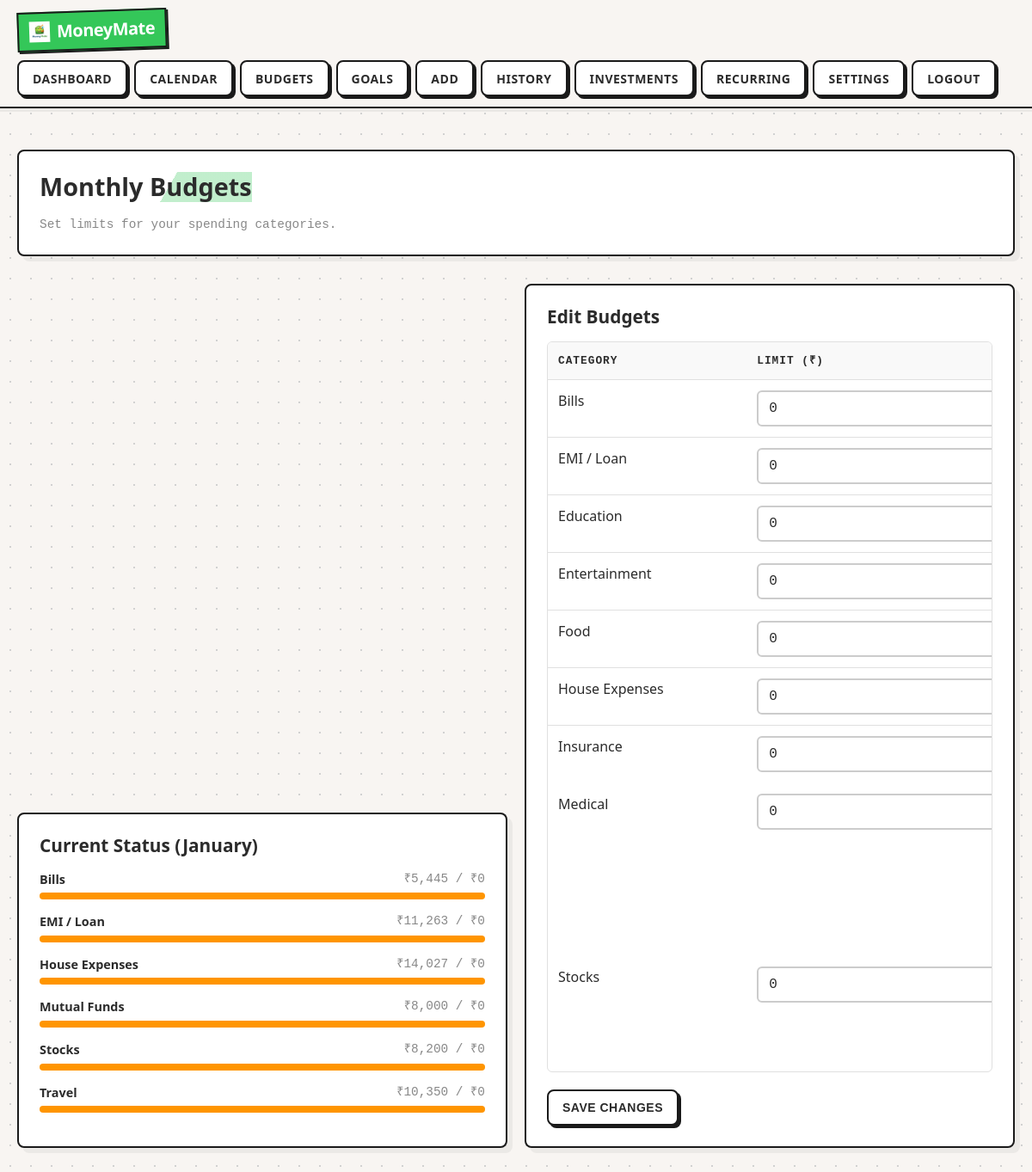
/budgets.php (signed in), run on the app's committed database.
### tables this page shows
CREATE TABLE categories(
  id INTEGER PRIMARY KEY AUTOINCREMENT,
  name TEXT NOT NULL UNIQUE,
  kind TEXT NOT NULL CHECK(kind IN ('income','expense','both')) DEFAULT 'expense'
);

### app/finance.php (called while the page is built, shortened)
<?php
function get_budget_status(int $userId): array {
    $pdo = db();
    $monthStart = date('Y-m-01');
    $monthEnd = date('Y-m-t');
    $sql = "SELECT c.id, c.name, COALESCE(b.amount, 0) as budget
            FROM categories c
            LEFT JOIN budgets b ON b.category_id = c.id AND b.user_id = ?
            WHERE c.kind = 'expense'
            ORDER BY b.amount DESC, c.name ASC";
    $cats = $pdo->prepare($sql);
    $cats->execute([$userId]);
    $result = [];
    $spentSql = "SELECT category_id, SUM(amount) as total
                 FROM transactions
                 WHERE user_id = ? AND tx_type = 'expense'
                 AND tx_date BETWEEN ? AND ?
                 GROUP BY category_id";
    $spentStmt = $pdo->prepare($spentSql);
    $spentStmt->execute([$userId, $monthStart, $monthEnd]);
    $spending = $spentStmt->fetchAll(PDO::FETCH_KEY_PAIR);
    while($row = $cats->fetch()){
        $spent = $spending[$row['id']] ?? 0;
        $budget = (float)$row['budget'];
        if($budget > 0 || $spent > 0) {
            $pct = ($budget > 0) ? ($spent / $budget) * 100 : ($spent > 0 ? 100 : 0);
            $result[] = [
                'name' => $row['name'],
                'budget' => $budget,
                'spent' => $spent,
                'pct' => $pct,
                'id' => $row['id']
            ];
        }
    }
    return $result;
}

### app/auth.php (called while the page is built, shortened)
<?php
function h(string $s): string { return htmlspecialchars($s, ENT_QUOTES, 'UTF-8'); }

### budgets.php (the view, shortened to what this page needs)
<?php
require_once __DIR__ . '/app/layout.php';
require_once __DIR__ . '/app/finance.php';
$user = require_login();
$pdo = db();
$status = get_budget_status($user['id']);
$cats = $pdo->prepare("SELECT c.id, c.name, b.amount FROM categories c
                       LEFT JOIN budgets b ON b.category_id = c.id AND b.user_id = ?
                       WHERE c.kind = 'expense' ORDER BY c.name");
$cats->execute([$user['id']]);
$allCats = $cats->fetchAll();
?>
<div class="card">
    <h1>Monthly Budgets</h1>
    <div class="muted">Set limits for your spending categories.</div>
</div>
<div class="grid">
    <div class="col-6">
        <div class="card">
            <h2>Current Status (<?php echo date('F'); ?>)</h2>
            <?php foreach($status as $s):
                $color = $s['pct'] > 100 ? '#ff3b30' : ($s['pct'] > 75 ? '#ff9500' : '#34c759');
            ?>
            <div style="margin-bottom: 15px;">
                <div style="display:flex; justify-content:space-between; font-size:0.9rem; margin-bottom:5px;">
                    <strong><?php echo h($s['name']); ?></strong>
                    <span class="muted">₹<?php echo number_format($s['spent']); ?> / ₹<?php echo number_format($s['budget']); ?></span>
                </div>
                <div style="height:8px; background:#eee; border-radius:4px; overflow:hidden;">
                    <div style="height:100%; background:<?php echo $color; ?>; width:<?php echo min($s['pct'], 100); ?>%"></div>
                </div>
            </div>
            <?php endforeach; ?>
        </div>
    </div>
    <div class="col-6">
        <div class="card">
            <h2>Edit Budgets</h2>
            <form method="post">
                <div class="table-scroll">
                    <table>
                        <thead><tr><th>Category</th><th>Limit (₹)</th></tr></thead>
                        <tbody>
                            <?php foreach($allCats as $c): ?>
                            <tr>
                                <td><?php echo h($c['name']); ?></td>
                                <td><input type="number" name="budget[<?php echo $c['id']; ?>]" value="<?php echo (float)$c['amount']; ?>" placeholder="0"></td>
                            </tr>
                            <?php endforeach; ?>
                        </tbody>
                    </table>
                </div>
                <button class="btn" type="submit" style="margin-top:10px;">Save Changes</button>
            </form>
        </div>
    </div>
</div>

### assets/style.css (style rules this page uses)
:root { --bg: #f8f5f2; --card-bg: #ffffff; --text: #2b2b2b; --muted: #888888; --accent: #ff3b30; --accent-green: #34c759; --accent-blue: #007aff; --line-color: #e0e0e0; --border-color: #1a1a1a; --font-body: system-ui, -apple-system, sans-serif; --font-mono: 'Courier New', Courier, monospace; }
* { box-sizing: border-box; }
body { margin: 0; font-family: var(--font-body); background-color: var(--bg); background-image: radial-gradient(#d1d1d1 1px, transparent 1px); background-size: 24px 24px; color: var(--text); line-height: 1.5; padding-bottom: 80px; -webkit-font-smoothing: antialiased; }
.btn { display: inline-flex; align-items: center; justify-content: center; gap: 6px; height: 42px; padding: 0 16px; border: 2px solid var(--border-color); background: white; color: var(--text); font-weight: 700; font-size: 14px; border-radius: 8px; cursor: pointer; box-shadow: 3px 3px 0 var(--border-color); text-transform: uppercase; letter-spacing: 0.5px; transition: transform 0.1s; white-space: nowrap; vertical-align: middle; text-decoration: none; }
.card { background: var(--card-bg); border: 2px solid var(--border-color); border-radius: 8px; padding: 24px; margin: 16px 0; box-shadow: 6px 6px 0 rgba(0,0,0,0.05); }
h1, h2, h3 { margin: 0 0 16px 0; font-weight: 800; line-height: 1.2; }
h1 { font-size: 1.8rem; background: linear-gradient(120deg, transparent 0%, transparent 60%, rgba(52, 199, 89, 0.3) 60%, rgba(52, 199, 89, 0.3) 100%); display: inline-block; }
h2 { font-size: 1.3rem; }
.muted { color: var(--muted); font-size: 0.9rem; font-family: var(--font-mono); }
.grid { display: grid; grid-template-columns: repeat(12, 1fr); gap: 20px; align-items: end; }
[class*="col-"] { grid-column: span 12; }
@media (min-width: 700px) { .col-6 { grid-column: span 6; } }
@media (min-width: 1000px) { .col-6 { grid-column:span 6 } }
input, select, textarea { width: 100%; height: 42px; padding: 8px 12px; border-radius: 6px; border: 2px solid #ccc; background: white; color: var(--text); outline: none; font-family: var(--font-mono); font-size: 1rem; transition: border 0.2s; vertical-align: middle; }
.table-scroll { overflow-x: auto; -webkit-overflow-scrolling: touch; margin-bottom: 10px; border: 1px solid var(--line-color); border-radius: 6px; }
table { width: 100%; border-collapse: collapse; min-width: 600px; }
th, td { padding: 12px; border-bottom: 1px solid var(--line-color); text-align: left; vertical-align: top; }
th { font-family: var(--font-mono); text-transform: uppercase; font-size: 0.8rem; font-weight: 700; letter-spacing: 1px; background: #f9f9f9; }

### data on the page
categories: name "Bills", spent "5,445", budget "0", min($s['pct'], 100) 100 (drawn), amount "0"
categories: name "EMI / Loan", spent "11,263", budget "0", min($s['pct'], 100) 100 (drawn), amount "0"
categories: name "House Expenses", spent "14,027", budget "0", min($s['pct'], 100) 100 (drawn), amount "0"
categories: name "Mutual Funds", spent "8,000", budget "0", min($s['pct'], 100) 100 (drawn), amount "0"
categories: name "Stocks", spent "8,200", budget "0", min($s['pct'], 100) 100 (drawn), amount "0"
categories: name "Travel", spent "10,350", budget "0", min($s['pct'], 100) 100 (drawn), amount "0"
categories: name "Education", amount "0"
categories: name "Entertainment", amount "0"
categories: name "Food", amount "0"
categories: name "Insurance", amount "0"
categories: name "Medical", amount "0"
categories: amount "0"
